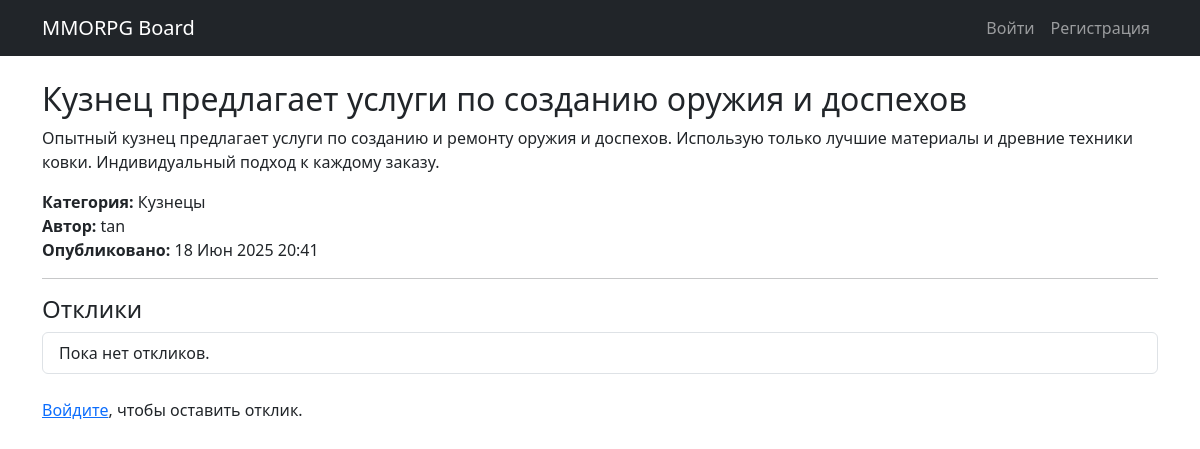
The app's page /post/17/ with its own data.
### board/models.py (models this page shows, shortened)
class Post(models.Model):
    author = models.ForeignKey(User, on_delete=models.CASCADE)
    title = models.CharField(max_length=100)
    content = RichTextUploadingField()
    category = models.ForeignKey(Category, on_delete=models.SET_NULL, null=True)
    created_at = models.DateTimeField(auto_now_add=True)
    updated_at = models.DateTimeField(auto_now=True)
    class Meta:
        ordering = ['-created_at']
        verbose_name = 'Объявление'
        verbose_name_plural = 'Объявления'

class Category(models.Model):
    name = models.CharField(max_length=100, unique=True, choices=CATEGORY_CHOICES)

### board/views.py (the view)
# urls.py: path('post/<int:pk>/', PostDetailView.as_view(), name='post_detail'),
class PostDetailView(DetailView):
    model = Post
    template_name = 'board/post_detail.html'
    context_object_name = 'post'
    def get_context_data(self, **kwargs):
        context = super().get_context_data(**kwargs)
        context['form'] = ReplyForm()
        return context
    def post(self, request, *args, **kwargs):
        self.object = self.get_object()
        form = ReplyForm(request.POST)
        if form.is_valid():
            reply = form.save(commit=False)
            reply.post = self.object
            reply.user = request.user
            reply.save()
            messages.success(request, 'Отклик отправлен!')
            return redirect('post_detail', pk=self.object.pk)
        context = self.get_context_data(form=form)
        return self.render_to_response(context)

### templates/board/post_detail.html (shortened to what this page needs)
{% extends 'base.html' %}
{% block content %}
<h2>{{ post.title }}</h2>
<div class="mb-3">
<div>{{ post.content|safe }}</div>
  <p>
    <strong>Категория:</strong> {{ post.category.get_name_display }}<br>
    <strong>Автор:</strong> {{ post.author.username }}<br>
    <strong>Опубликовано:</strong> {{ post.created_at|date:"d M Y H:i" }}
  </p>
</div>
<hr>
<h4>Отклики</h4>
<ul class="list-group mb-4">
  {% for reply in replies %}
    <li class="list-group-item d-flex justify-content-between align-items-center">
      <div>
        <strong>{{ reply.user }}</strong>: {{ reply.text }}
        {% if reply.accepted %}
          <span class="badge bg-success ms-2">Принят</span>
        {% endif %}
      </div>
    </li>
  {% empty %}
    <li class="list-group-item">Пока нет откликов.</li>
  {% endfor %}
</ul>
{% if user.is_authenticated %}
  <h4>Откликнуться</h4>
  <form method="post" class="mb-5">
    {% csrf_token %}
    {{ form.as_p }}
    <button class="btn btn-primary" type="submit">Отправить отклик</button>
  </form>
{% else %}
  <p><a href="{% url 'login' %}">Войдите</a>, чтобы оставить отклик.</p>
{% endif %}
{% endblock %}

### records on screen
Post: title "Кузнец предлагает услуги по созданию оружия и доспехов", content "Опытный кузнец предлагает услуги по созданию и ремонту оружия и доспехов. Использую только лучшие материалы и древние техники ковки. Индивидуальный подход к каждому заказу.", category.name "Кузнецы", author.username "tan", created_at "18 Июн 2025 20:41"
